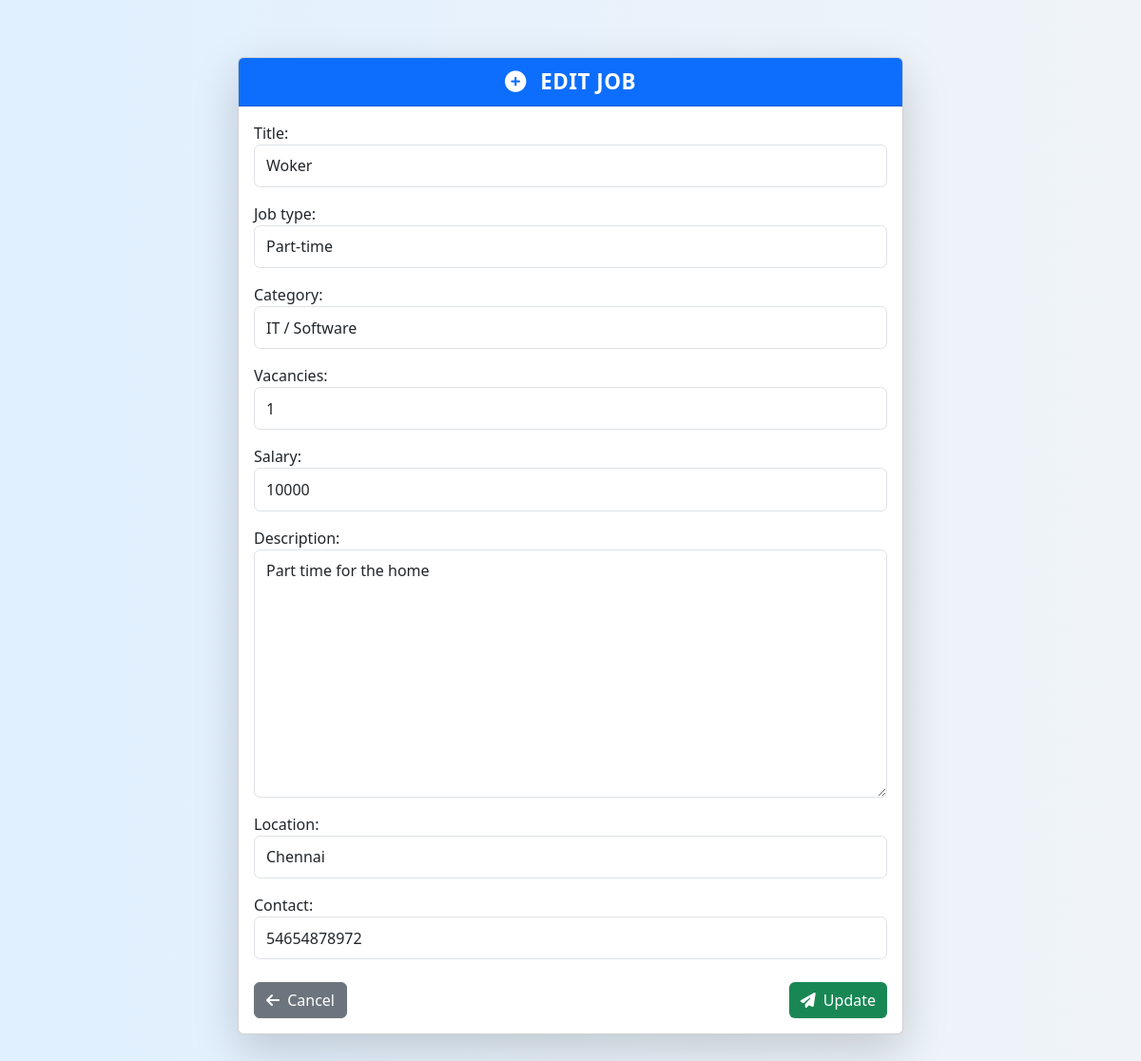
The app's page /jobs/1/edit/ with its own data.
### localconnect/models.py (models this page shows, shortened)
class Job(models.Model):
    JOB_TYPE_CHOICES = [
        ('full-time', 'Full-time'),
        ('part-time', 'Part-time'),
        ('internship', 'Internship'),
        ('freelance', 'Freelance'),
    ]
    CATEGORY_CHOICES = [
        ('sale', 'For Sale'),
        ('exchange', 'Exchange'),
        ('news', 'News'),
        ('meeting', 'Meeting'),
        ('help', 'Help Wanted'),
    ]
    employer = models.ForeignKey(User, on_delete=models.CASCADE)
    title = models.CharField(max_length=200)
    job_type = models.CharField(max_length=50)
    category = models.CharField(max_length=50)
    vacancies = models.IntegerField()
    salary = models.CharField(max_length=100)
    description = models.TextField()
    location = models.CharField(max_length=200)
    contact = models.CharField(max_length=200)
    created_at = models.DateTimeField(auto_now_add=True)

### localconnect/views.py (the view)
# urls.py: path('jobs/<int:pk>/edit/', views.job_update, name='job-edit'), # PUT/PATCH update
def job_update(request, pk):
    job = get_object_or_404(Job, pk=pk)
    if request.method == 'POST':
        form = JobForm(request.POST, instance=job)
        if form.is_valid():
            form.save()
            return redirect('job-list')
    else:
        form = JobForm(instance=job)
    return render(request, 'job_form.html', {'form': form})

### localconnect/forms.py
class JobForm(forms.ModelForm):
    JOB_TYPE_CHOICES = [
        ('full-time', 'Full-time'),
        ('part-time', 'Part-time'),
        ('internship', 'Internship'),
        ('freelance', 'Freelance'),
    ]
    CATEGORY_CHOICES = [
    ('it', 'IT / Software'),
    ('marketing', 'Marketing / Sales'),
    ('finance', 'Finance / Accounting'),
    ('hr', 'Human Resources'),
    ('education', 'Education / Training'),
    ('healthcare', 'Healthcare / Medical'),
    ('design', 'Design / Creative'),
    ('engineering', 'Engineering'),
    ('legal', 'Legal / Compliance'),
    ('operations', 'Operations / Admin'),
    ('customer_service', 'Customer Service'),
    ('other', 'Other')
    ]
    job_type = forms.ChoiceField(choices=JOB_TYPE_CHOICES, widget=forms.Select())
    category = forms.ChoiceField(choices=CATEGORY_CHOICES, widget=forms.Select())
    class Meta:
        model = Job
        fields = ['title', 'job_type', 'category', 'vacancies', 'salary', 'description', 'location', 'contact']

### localconnect/context_processors.py (called while the page is built)
def user_profile(request):
    if request.user.is_authenticated:
        try:
            profile = Profile.objects.get(user=request.user)
        except Profile.DoesNotExist:
            profile = None
        return {'profile': profile}
    return {}

### localconnect/templates/job_form.html (shortened to what this page needs)
 {% load static %}
{% load widget_tweaks %}
<!DOCTYPE html>
<html lang="en">
<head>
    <link href="https://cdn.jsdelivr.net/npm/bootstrap@5.3.0/dist/css/bootstrap.min.css" rel="stylesheet">
    <link rel="stylesheet" href="https://cdnjs.cloudflare.com/ajax/libs/font-awesome/6.4.0/css/all.min.css">
</head>
<body>
    <div class="form-container">
        <div class="card shadow-lg">
            <div class="card-header text-center">
                <i class="fas fa-plus-circle me-2"></i>
                {% if form.instance.pk %}Edit Job{% else %}Post a New Job{% endif %}
            </div>
            <div class="card-body">
                <form method="post" enctype="multipart/form-data">
                    {% for field in form %}
                        <div class="mb-3">
                            {{ field.label_tag }}
                            {% if field|attr:"type" == "checkbox" %}
                                {{ field|add_class:"form-check-input" }}
                            {% elif field|attr:"widget_type" == "Select" %}
                                {{ field|add_class:"form-select" }}
                            {% else %}
                                {{ field|add_class:"form-control" }}
                            {% endif %}
                        </div>
                    {% endfor %}
                    <div class="d-flex justify-content-between mt-4">
                        <a href="{% url 'job-list' %}" class="btn btn-secondary">
                            <i class="fas fa-arrow-left me-1"></i> Cancel
                        </a>
                        <button type="submit" class="btn btn-success">
                            <i class="fas fa-paper-plane me-1"></i>
                            {% if form.instance.pk %}Update{% else %}Post{% endif %}
                        </button>
                    </div>
                </form>
            </div>
        </div>
    </div>
</body>
</html>

### localconnect/templates/job_form.html (style rules this page uses)
body { background: linear-gradient(to right, #e0f0ff, #f0f4f8); font-family: 'Segoe UI', Tahoma, Geneva, Verdana, sans-serif; }
.form-container { max-width: 700px; margin: 60px auto; }
.card-header { background-color: #0d6efd; color: #fff; font-weight: 600; font-size: 1.4rem; text-transform: uppercase; letter-spacing: 0.5px; }
label { font-weight: 500; }
.btn-success { background-color: #198754; border: none; transition: 0.3s; }
.form-control, .form-select { border-radius: 0.4rem; padding: 0.6rem 0.75rem; }

### records on screen
Job: form "Woker" "Part-time" "IT / Software" "1" "10000" "Part time for the home" "Chennai" "54654878972"

### other values on screen
{{ field.label_tag }} "Title:" "Job type:" "Category:" "Vacancies:" "Salary:" "Description:" "Location:" "Contact:"
